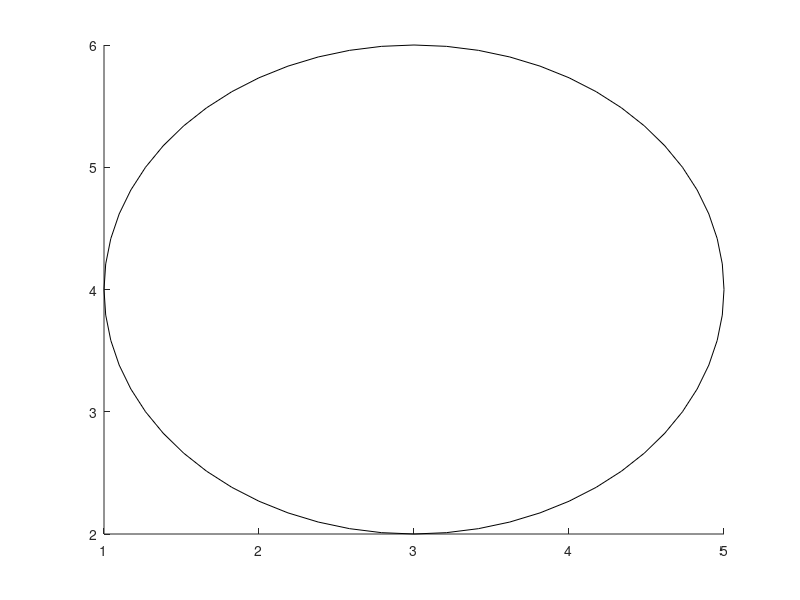

Recreate this plot in MATLAB.
%cerc - determinat de dreptunghi/patrat L=l=4 punct de pornire A(1,2)

rectangle('Position',[1 2 4 4], 'curvature', [1 1]);
hold on;
